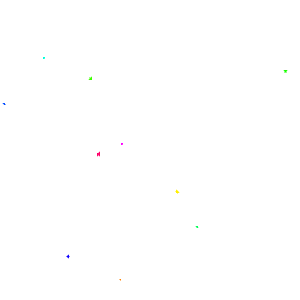
Frame 1 (no input)
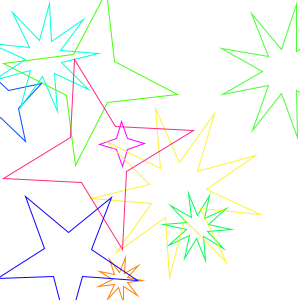
Frame 60 (the mouse pressed at the canvas centre just before this capture)
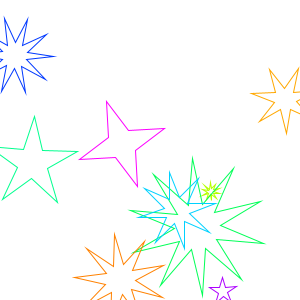
Frame 120 (the mouse held since frame 60 and released just before this capture)

The Processing sketch that drew these frames (run headless with seeded random() and noise(); from frame 60 on, the mouse is pressed at the canvas centre):

// Processing sketch: processing_105916
// ── processing_105916.pde

Toge[] toges = new Toge[10];

void setup() {
  size(300, 300);
  colorMode(HSB, 360, 100, 100);
  background(360);
  smooth();

  for (int i = 0 ; i < toges.length;i++) {
    toges[i] = new Toge();
  }
}

void draw() {
  background(360);

  for (int i = 0 ; i < toges.length;i++) {
    toges[i].move();
    toges[i].display();
  }
}

class Toge {
  int num = (int)random(4, 12)*2; 
  float R;
  float R_out = random(50, 100);
  float R_in = R_out/3.0;

  float x = random(width);
  float y = random(height);

  float S = 0;
  float S_spd = random(0.005, 0.02);

  float hue  = random(360);
  float alp = 255;

  float theta = random(TWO_PI);
  float theta_spd = random(0.005, 0.02);
  int theta_sign;

  Toge() {
    if (random(1) >= 0.5) {
      theta_sign = 1;
    }
    else {
      theta_sign = -1;
    }
  }

  void move() {
    S += S_spd;

    theta += theta_sign * theta_spd;

    if (S > 1) {
      alp -= 10;
      if (alp < 0) {
        S = 0;
        R_out = random(50, 100);
        R_in = R_out/3.0;
        alp = 255;
        hue  = random(360);
        num = (int)random(4, 12)*2; 
        x = random(width);
        y = random(height);
      }
    }
  }

  void display() {
    pushMatrix();
    translate(x, y);
    rotate(theta);

    noFill();
    stroke(hue, 100, 100, alp);
    beginShape();
    for (int i = 0;i < num;i++) {
      if (i % 2 == 0) {
        R = R_out;
      }
      else {
        R = R_in;
      }
      vertex(R * cos(radians(360 * i / num)) * S, R * sin(radians(360 * i /num)) * S);
    }
    endShape(CLOSE);

    popMatrix();
  }
}
